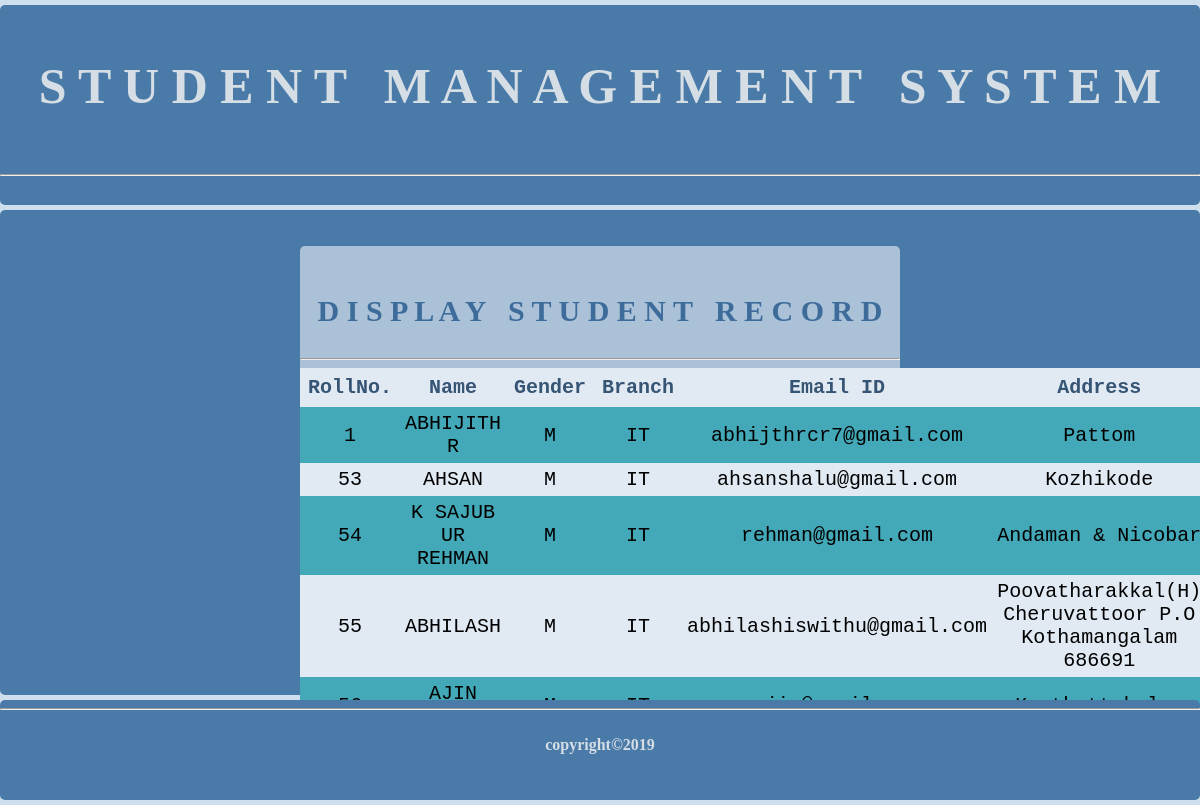
Screenshot of /display.php with the database file from the repository.
### tables this page shows
CREATE TABLE IF NOT EXISTS `stud_details` (
  `rno` int(11) NOT NULL,
  `name` varchar(50) NOT NULL,
  `gender` varchar(10) NOT NULL,
  `branch` varchar(20) NOT NULL,
  `email` varchar(50) NOT NULL,
  `address` varchar(200) NOT NULL,
  PRIMARY KEY (`rno`)
);

### display.php (the view, shortened to what this page needs)
<?php require ("db_connect.php");?>
<!DOCTYPE html>
<html>
	<head>
		<link rel="stylesheet" type="text/css" href="form.css">
	</head>
	<body bgcolor="#D0DFED">
		<center>
			<div class="fixed1">
				<br>
					<a href="index.php"><h1 id="hh1">S T U D E N T  &nbsp; M A N A G E M E N T  &nbsp; S Y S T E M</h1></a><br><hr>
			</div>
			<div class="div1"><br><br>
				<div class="div2"><br>
					<h3 id="hh2"> D I S P L A Y  &nbsp;  S T U D E N T &nbsp; R E C O R D </h3><hr>
					<form name="myform" method="post" action="db_query.php" onsubmit="return validateform()">
						<table class="table1">
							<tr>
								<th class="th1">RollNo.</th>
								<th class="th1">Name</th>
								<th class="th1">Gender</th>
								<th class="th1">Branch</th>
								<th class="th1">Email ID</th>
								<th class="th1">Address</th>
							</tr>
							<?php
								$sql = "SELECT * FROM stud_details ORDER BY rno ASC";
								$result = mysqli_query($con, $sql);
								while($row=mysqli_fetch_array($result,MYSQLI_ASSOC))
								{
									echo "<tr>
											<td>".$row['rno']."</td>
											<td>".$row['name']."</td>
											<td>".$row['gender']."</td>
											<td>".$row['branch']."</td>
											<td>".$row['email']."</td>
											<td>".$row['address']."</td>
										</tr>";
								}
							?>
						</table>
					<a href="index.php" class="lfloat monospace link">&nbsp;&#127968;&nbsp;&#9615;</a>
					<a href="index.php" class="lfloat monospace link">&#128281;</a>
					<br>
					</form><br>
				</div><br>
			</div>
			<div class="fixed2">
				<footer>
					<hr><br>
					copyright&copy2019
				</footer><br><br>
			</div>
		</center>
	</body>
</html>

### form.css (style rules this page uses)
#hh1 { color:#D5DDE5; font-size:50px; font-family:Lucida Console; font-weight: bold; }
#hh2 { color:#3D6C9A; font-size:30px; font-family:Lucida Console; font-weight: bold; }
footer { color:#D5DDE5; font-family:Lucida Console; font-weight: bold; }
.fixed1 { position: fixed; top: 5px; left:0px; right:0px; width: 100%; height: 200px; background-color:#497AA8; border-radius: 5px; }
.fixed2 { position: fixed; bottom: 5px; left:0px; right:0px; width: 100%; height: 100px; background-color:#497AA8; border-radius: 5px; }
.div1 { position: absolute; top: 210px; bottom:110px; left:0px; right:0px; width: 100%; background-color:#497AA8; border-radius: 5px; }
.div2 { position: relative; width: 50%; background-color:#AAC1D8; border-radius: 5px; }
a { text-decoration:none; }
.lfloat { float:left; }
.monospace { font-family:Monospace; }
.link { font-size:20px; color:#365574; }
.table1 { position: relative; border-collapse:collapse; width: 99%; }
.table1 tr:nth-child(even) { background-color: #43A8B7; }
.table1 tr:nth-child(odd) { background-color:#E1E9F3; }
.table1 td { padding: 5px; font-size:20px; font-family:monospace; }
th { color:#365574; font-weight: bold; font-family:Monospace; font-size:20px; text-align:right; }
td { font-family:Monospace; text-align:center; }
.th1 { padding: 8px; color:#365574; font-weight: bold; font-family:Monospace; font-size:20px; text-align:center; }

### rows the page displays
stud_details: rno "1", name "ABHIJITH R", gender "M", branch "IT", email "abhijthrcr7@gmail.com", address "Pattom"
stud_details: rno "53", name "AHSAN", gender "M", branch "IT", email "ahsanshalu@gmail.com", address "Kozhikode"
stud_details: rno "54", name "K SAJUB UR REHMAN", gender "M", branch "IT", email "rehman@gmail.com", address "Andaman & Nicobar"
stud_details: rno "55", name "ABHILASH", gender "M", branch "IT", email "abhilashiswithu@gmail.com", address "Poovatharakkal(H) Cheruvattoor P.O Kothamangalam 686691"
stud_details: name "AJIN…"
